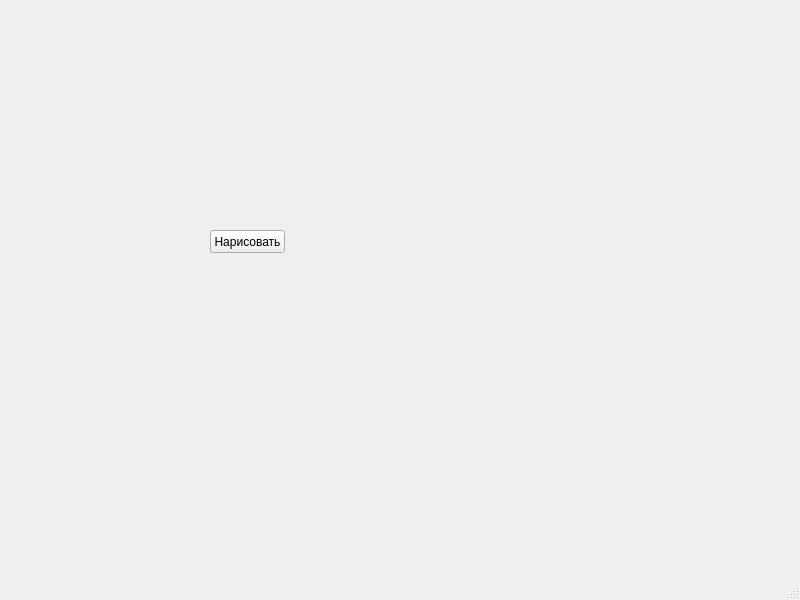
<?xml version="1.0" encoding="UTF-8"?>
<ui version="4.0">
 <class>MainWindow</class>
 <widget class="QMainWindow" name="MainWindow">
  <property name="geometry">
   <rect>
    <x>0</x>
    <y>0</y>
    <width>800</width>
    <height>600</height>
   </rect>
  </property>
  <property name="windowTitle">
   <string>MainWindow</string>
  </property>
  <widget class="QWidget" name="centralwidget">
   <widget class="QPushButton" name="pushButton">
    <property name="geometry">
     <rect>
      <x>210</x>
      <y>230</y>
      <width>75</width>
      <height>23</height>
     </rect>
    </property>
    <property name="text">
     <string>Нарисовать</string>
    </property>
   </widget>
  </widget>
  <widget class="QMenuBar" name="menubar">
   <property name="geometry">
    <rect>
     <x>0</x>
     <y>0</y>
     <width>800</width>
     <height>22</height>
    </rect>
   </property>
  </widget>
  <widget class="QStatusBar" name="statusbar"/>
 </widget>
 <resources/>
 <connections/>
</ui>
